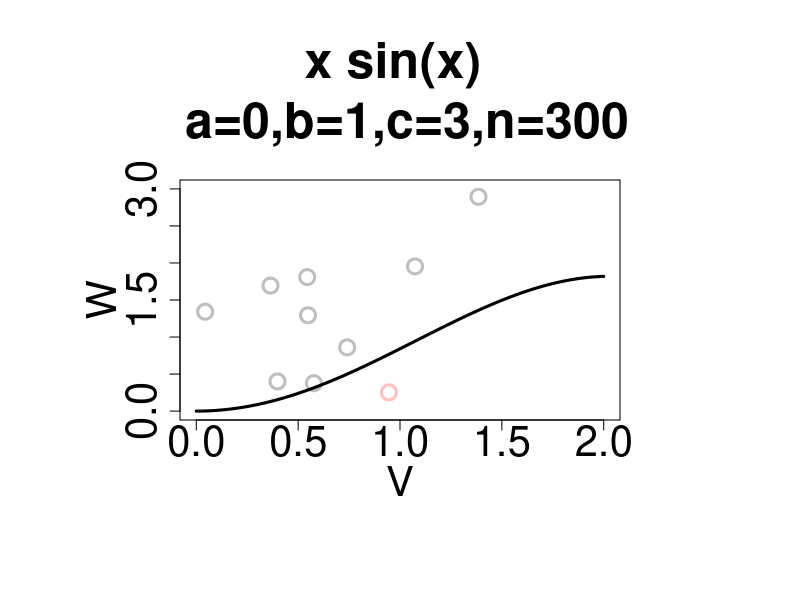
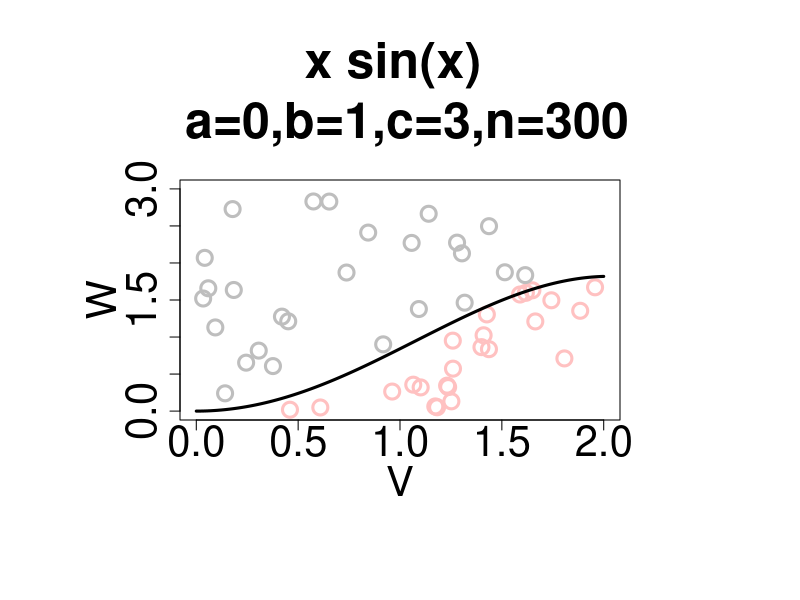
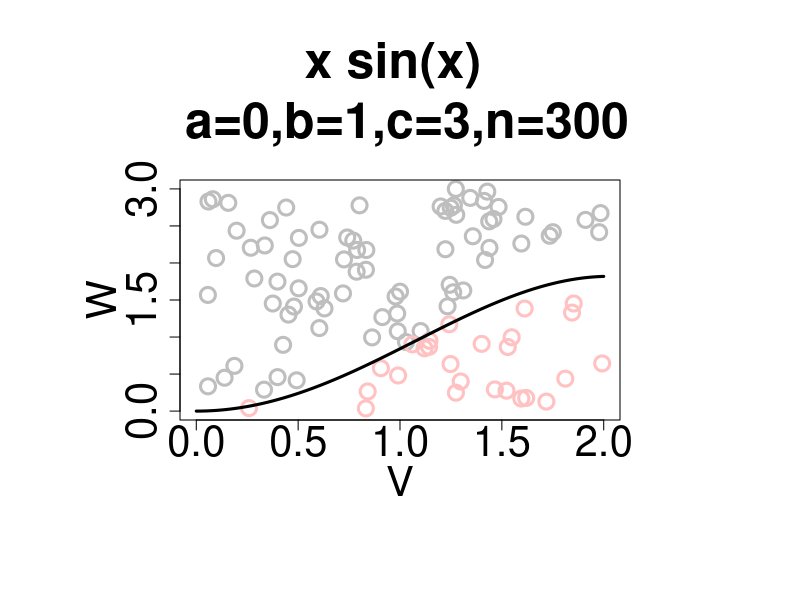
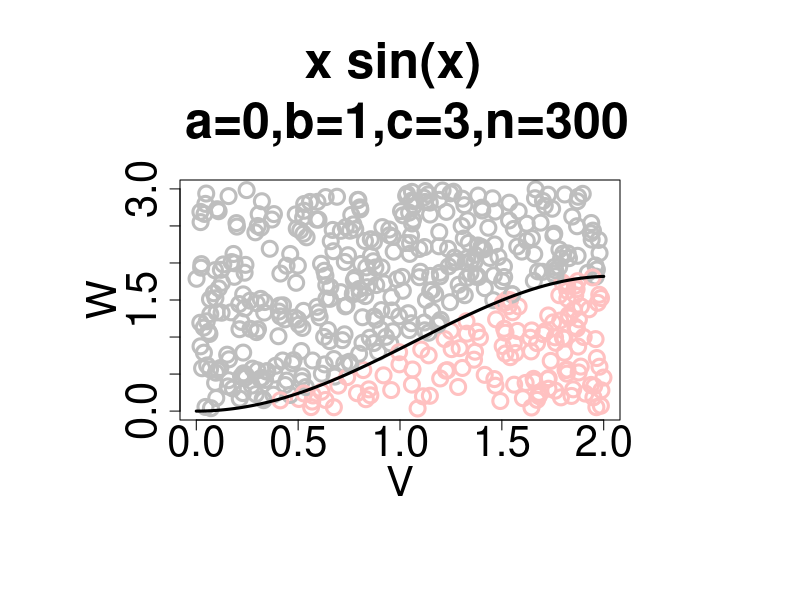
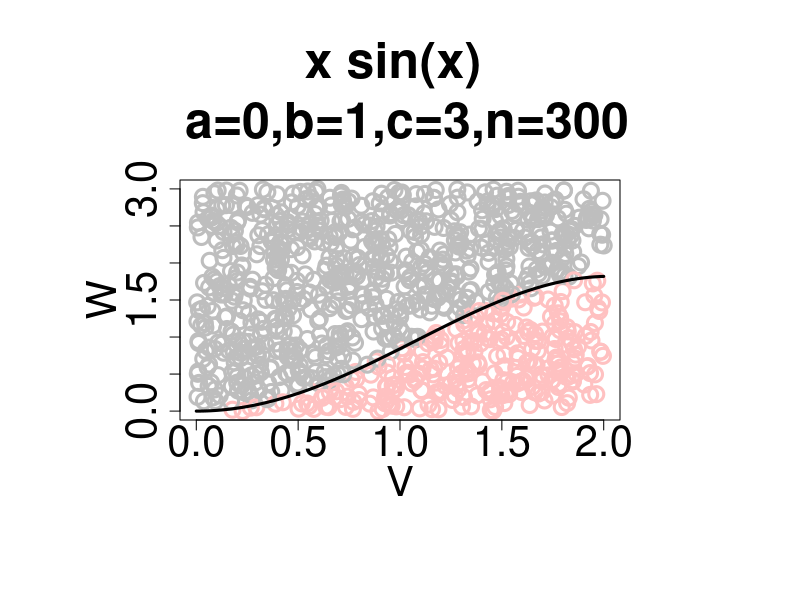
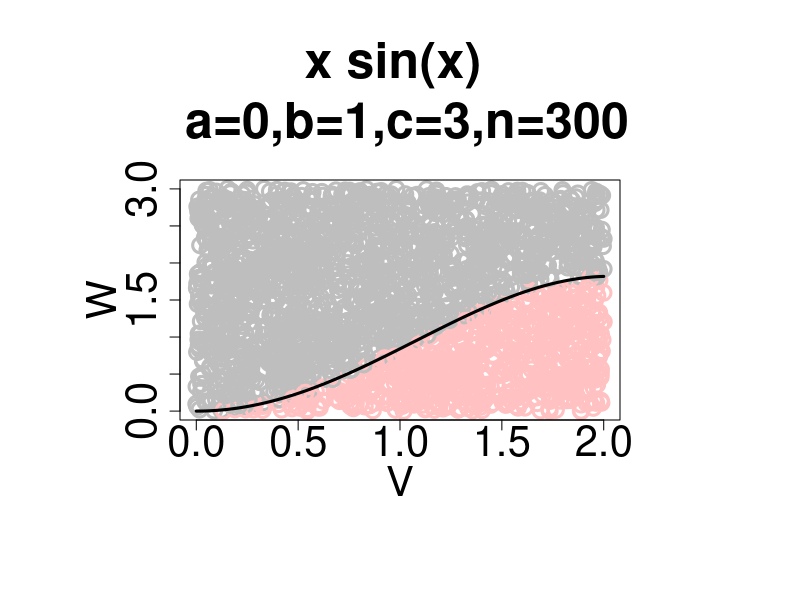
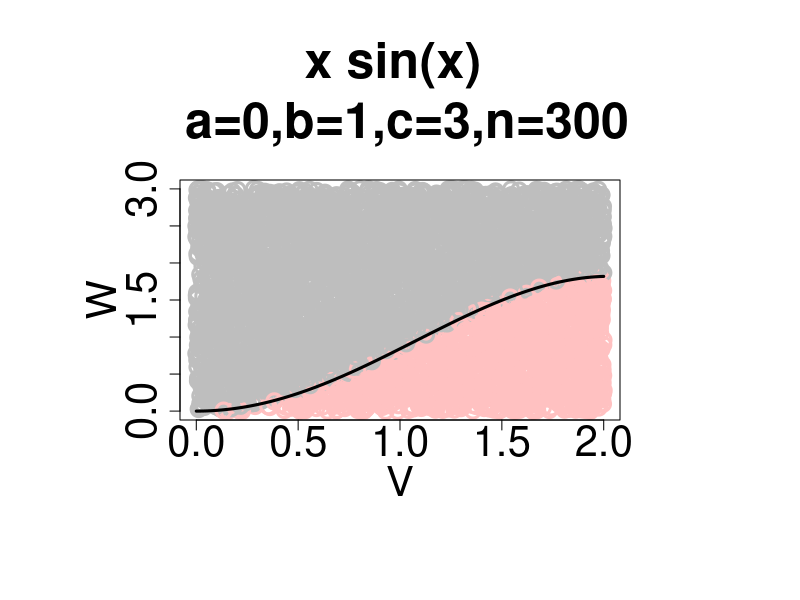
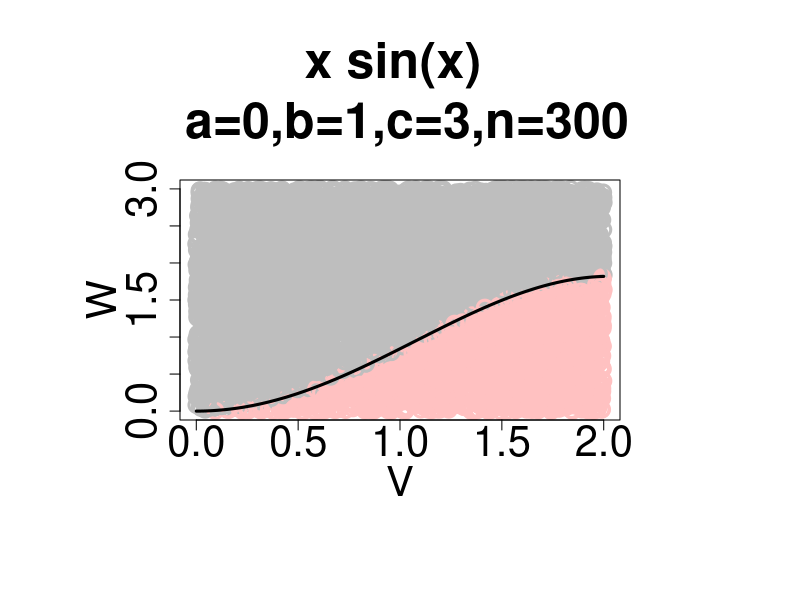

Write the R code that produced these figures, in order.
#==============================================================================
# R Code for Final Project for 6005
# Author: Matthew Demas
# Description:
#   Given the desired lower (a) and upper (b) limits of a function (defined in
#   f(x)) as well as the max(f(x)) between a and b, the program will determine
#   the expected value of X who has the PDF f(x) within the defined interval
#==============================================================================

# Define the limits
a = 0
b = 2
c = 3

# Define the integrand of the expectation
# The function whose expectation will be defined is sin(x) in this case
#  with x*sin(x) being the integrand of the expectation
f <- function(x) {x*sin(x)}

# the actual value of the function
actual = integrate(f, lower = a, upper = b)

# The upper bound of the variance of the simulated random variable Z
varlim <- function(n) {1/(4*n)}

# Initialize some vectors
expectation <- c()
variance <- c()

nrun = c(10,50,100,500,1000,2500,5000,7500,10000,20000,30000,50000,75000,100000,
         500000,750000,1000000)

for (i in nrun) {
  V = runif(i,a,b)
  W = runif(i,0,c)
  
  Y = data.frame(V=V, W=W)
  Y$Yi <- 1*(Y$W <= f(Y$V))
  Y$Yi_fac <- Y$Yi
  Y$Yi_fac[which(Y$Yi_fac == 1)] <- 'rosybrown1'
  Y$Yi_fac[which(Y$Yi_fac == 0)] <- 'gray'
  
  x <- seq(a,b,0.01)
  #png("~/Box Documents/6005/final_project/real-plot-300.png", width=900, height=500)
  par(ps=30,mar=c(9,9,9,9))
  plot(Y$W ~ Y$V, col=Y$Yi_fac, xlim=c(a,b), ylim=c(0,c), xlab='V', ylab='W',
       main='x sin(x) \n a=0,b=1,c=3,n=300', cex=2,lwd=3 )
  lines(x,f(x), lwd=3)
  #dev.off()
  
  (P <- sum(Y$Yi)/length(Y$Yi))
  P*c*(b-a)
  expectation[i] <- P*c*(b-a)
  variance[i] <- P*(1-P)/length(Y$Yi)
}


png("~/Box Documents/6005/final_project/exp-plot.png", width=900, height=500)
par(ps=30,mar=c(9,9,9,9))
plot(log(expectation), col='blue', xlab="n", ylab="log(expectation)",
     main = "Log(c*(b-a)*E[Z]) vs n", cex=2,lwd=3 )
abline(log(actual$value),0, lty=3, lwd=3)
dev.off()

n <- seq(0,max(nrun))

png("~/Box Documents/6005/final_project/var-plot.png", width=900, height=500)
par(ps=30,mar=c(9,9,9,9))
plot(log(variance), col ='blue', xlab='n', ylab='log(variance)',
     main="log(variance) vs n", cex=2,lwd=3 )
lines(n,log(varlim(n)), lwd=3)
dev.off()
